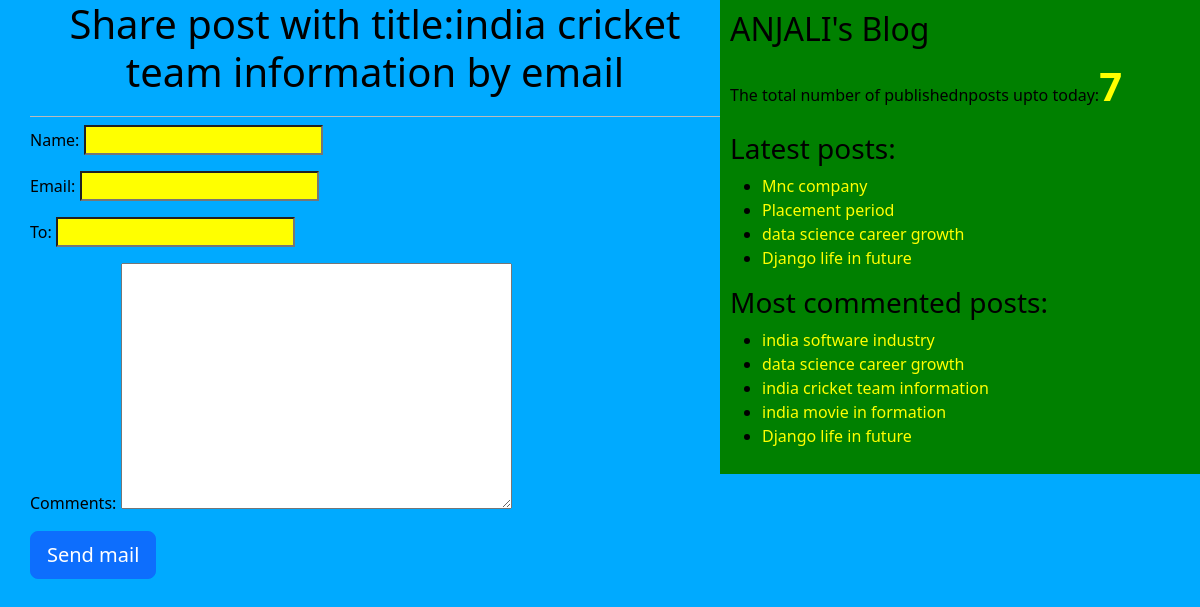
Screenshot of /1/share with the database file from the repository.
### blog/models.py (models this page shows, shortened)
class Post(models.Model):
    STATUS_CHOICES=(('draft','Draft'),('published','Published'))
    title=models.CharField(max_length=256)
    slug=models.SlugField(max_length=264,unique_for_date='publish')
    author=models.ForeignKey(User,on_delete=models.CASCADE ,related_name='blog_posts')
    body=models.TextField()
    publish=models.DateTimeField(default=timezone.now)
    created=models.DateTimeField(auto_now_add=True)
    updated=models.DateTimeField(auto_now=True)
    status=models.CharField(max_length=10,choices=STATUS_CHOICES,default='draft')
    objects=Custommanager()
    tags=TaggableManager()
    class Meta:
        ordering=('-publish',)
    def get_absolute_url(self):
        return reverse("post_detail", args=[self.publish.year,self.publish.strftime('%m'),self.publish.strftime('%d'),self.slug])

### blog/views.py (the view)
# urls.py: path('<int:id>/share',views.main_send_view),
def main_send_view(request,id):
    post=get_object_or_404(Post,id=id,status='published')
    sent=False
    if request.method=='POST':
        form=Emailsendform(request.POST)
        if form.is_valid():
            cd=form.cleaned_data
            subject='{}({}) recommends you to read "{}"'.format(cd['name'],cd['email'],post.title)
            post_url=request.build_absolute_uri(post.get_absolute_url)
            message='Read post at:\n {}\n\n{}\'s comments:\n{}'.format(post_url,cd['name'],cd['comments'])
            send_mail(subject,message,'testp2380@gmail.com',[cd['to']])
            sent=True
    else:
        form=Emailsendform()
    return render(request,'blog/sharebymail.html',{'form':form,'post':post,'sent':sent})

### blog/forms.py
class Emailsendform(forms.Form):
    name=forms.CharField()
    email=forms.EmailField()
    to=forms.EmailField()
    comments=forms.CharField(required=False,widget=forms.Textarea)

### blog/models.py (called while the page is built)
    def get_queryset(self):
        return super().get_queryset().filter(status='published')

### blog/templatetags/blog_tags.py (called while the page is built)
@register.simple_tag(name='my_tag')
def total_posts():
    return Post.objects.count()

@register.inclusion_tag('blog/latest_posts123.html')
def show_latest_post(count=3):
  latest_posts =Post.objects.order_by('-publish')[:count]
  return {'latest_posts':latest_posts}

@register.simple_tag(name='get_most_commented_posts')
def get_most_commented_posts(count=5):
   return Post.objects.annotate(total_comments=Count('comments')).order_by('-total_comments')[:count]

### blog/templates/blog/sharebymail.html (shortened to what this page needs)
{%extends 'blog/base.html'%}
   {%block content%}
   {%if sent%}
      <h1>Email sent successfully</h1>
      <h2>Post with the title: {{post.title}} information shared by email</h2>
    {%else%}
       <h1>Share post with title:{{post.title}} by email</h1>
       <form method='POST'>
           {{form.as_p}}
           <input type="submit" class="btn btn-primary btn-lg" value="Send mail">
       </form>
    {%endif%}
    {%endblock%}

### blog/templates/blog/base.html (shortened to what this page needs)
<!DOCTYPE html>
{%load static%}
{%load blog_tags%}
<html lang="en">
<head>
    <link rel="stylesheet" href="https://cdn.jsdelivr.net/npm/bootstrap@5.3.2/dist/css/bootstrap.min.css">
    <link rel="stylesheet" href="{% static "blog1.css" %}">
</head>
<body>
    <div class="content">
    {%block content%}
    {%endblock%}
    </div>
    <div class="sidebar">
        <h2>ANJALI's Blog</h2>
        <p>The total number of publishednposts upto today:<span id='pcount'>{%my_tag%}</span></p>
        <h3>Latest posts:</h3>{%show_latest_post 4%}
        <h3>Most commented posts:</h3>
        {%get_most_commented_posts as most_commented_posts%}
        <ul>
            {%for post in most_commented_posts%}
            <li> <a href="{{post.get_absolute_url}}">{{post.title}}</a></li>
            {%endfor%}
        </ul>
    </div>
</body>
</html>

### blog/templates/blog/latest_posts123.html
<ul>
    {%for post in latest_posts%}
    <li> <a href="{{post.get_absolute_url}}">{{post.title}}</a></li>
    {%endfor%}
</ul>

### blog/static/blog1.css (style rules this page uses)
.content { width: 60%; float: left; padding: 0 0 0 30px; background: rgb(0, 170, 255); height: 100%; }
.sidebar { width: 40%; float: right; padding: 10px; background: green; height: 100%; }
h1 { text-align: center; border-bottom: 1px solid #bbb; padding-bottom: 20px; }
body { color: black; background-color: rgb(0, 170, 255); }
a { color: yellow; text-decoration: none; }
input { color: blue; background-color: yellow; }
#pcount { font-size: 40px; color: yellow; font-weight: bold; }

### rows the page displays
Post: title "Mnc company"
Post: title "Placement period"
Post: title "data science career growth"
Post: title "Django life in future"
Post: title "india software industry"
Post: title "india cricket team information"
Post: title "india movie in formation"
